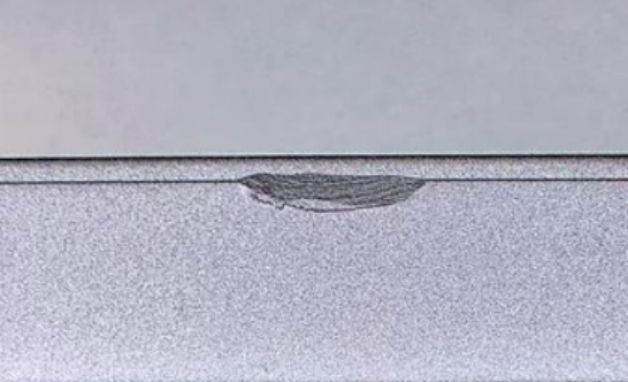
#> input picture Tianchi_metal_defect.png, 628 x 382 px, found by its file name
$ python Kmeans_image_anoamly_detect.py
#> lines starting #> are read from the running program, lines starting #| are printed output that depends on the picture
import numpy as np
import matplotlib.pyplot as plt
import matplotlib.image as mpimg
from matplotlib.colors import ListedColormap
import matplotlib.colors as mcolors
import time

if __name__ == '__main__':
    # Initialize rgb pixel values for each class in kmeans using specific values
    # Generate 10 equidistant colors
    # Define a list of 12 colors
    colors = ["#00008B", "#008B8B", "#FF8C00", "#FF69B4", "#008000", "#0000CD", "#4B0082", "#FF00FF", "#1E90FF",
              "#FFD700", "#FF1493", "#6495ED"]

    # Create the colormap
    selec_bgr = ListedColormap(colors)
    bgr_list = selec_bgr.colors
    # Reading images using matplotlib library
    # image = mpimg.imread('./data/img_sharp.png')
    image = mpimg.imread('./data/Tianchi_metal_defect.png')
#> image is the input picture: shape (382, 628, 3) float32; mean R, G, B 0.701, 0.701, 0.76
    height, width, channel = image.shape
#> height = 382; width = 628; channel = 3
    # show original image
    plt.figure()
    plt.subplot(3, 3, 1)
    plt.axis('off')
    plt.title('Original')
    plt.imshow(image)
    # do kmeans segmentation
    for i, k in enumerate(range(5, 13, 1)):
        # extract bgr features
        features = []
        print(f"正在计算k={k},第{k-4}张聚类图...")
        str_time = time.time()
        try:
            for y in range(height):
                for x in range(width):
                    features.append(image[y, x, :] / 255)
            features = np.array(features)
            # initial segments center using random value in features
            kmeans_centers = features[np.random.choice(len(features), k), :]
            kmeans_centers = np.array(kmeans_centers)
        except:
            pass
        # update
        while True:
            # calculate distance matrix
            def euclidean_dist(X, Y):
                Gx = np.matmul(X, X.T)
                Gy = np.matmul(Y, Y.T)
                diag_Gx = np.reshape(np.diag(Gx), (-1, 1))
                diag_Gy = np.reshape(np.diag(Gy), (-1, 1))
                return diag_Gx + diag_Gy.T - 2 * np.matmul(X, Y.T)

            dist_matrix = []
            for start in range(0, len(features), 1000):
                dist_matrix.append(euclidean_dist(features[start:start + 1000, :], kmeans_centers))
            dist_matrix = np.concatenate(dist_matrix, axis=0)
            # dist_matrix = euclidean_dist(features, kmeans_centers)
            # get seg class for each sample
            segs = np.argmin(dist_matrix, axis=1)
            # update new kmeans center
            new_kmeans_centers = []
            for j in range(k):
                new_kmeans_centers.append(np.mean(features[segs == j, :], axis=0))
            new_kmeans_centers = np.array(new_kmeans_centers)
            # calculate whether converge
            if np.mean(abs(kmeans_centers - new_kmeans_centers)) < 0.1:
                break
            else:
                kmeans_centers = new_kmeans_centers
        # assign
        segs = segs.reshape(height, width)
        seg_result = np.zeros((height, width, channel), dtype=np.uint8)
        for y in range(height):
            for x in range(width):
                seg_result[y, x, :] = mcolors.hex2color(bgr_list[segs[y, x]])
        sto_time = time.time()
        print(f"第{k - 4}次聚类计算的时间消耗为：{round(sto_time - str_time, 3)}s")
        # show kmeans result
        plt.subplot(3, 3, i + 2)
        plt.title('k={}'.format(k))
        plt.axis('off')
        plt.imshow(seg_result)
        plt.savefig('Tianchi_metal_defect_kmeans.jpg')
#> this loop made 8 passes
#> pass 1, `plt.savefig('Tianchi_metal_defect_kmeans.jpg')`:
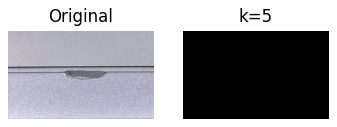
#> figure drawn by matplotlib, 2 panels
#> pass 2, `plt.savefig('Tianchi_metal_defect_kmeans.jpg')`:
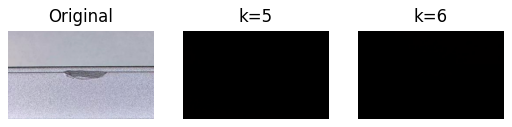
#> figure drawn by matplotlib, 3 panels
#> after the loop:
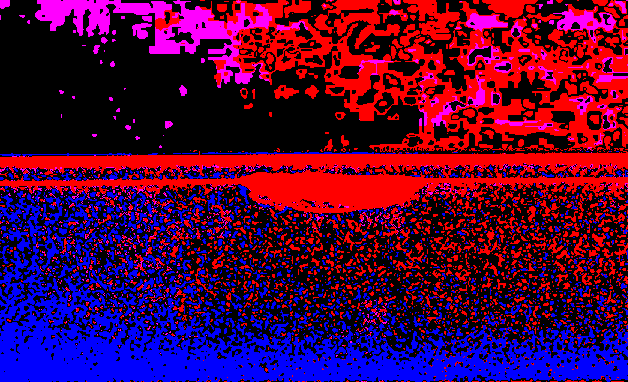
#> seg_result: shape (382, 628, 3); mean R, G, B 0.311, 0, 0.234; drawn with 1 as white
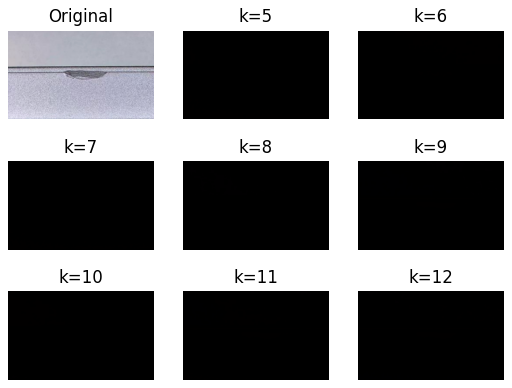
#> figure drawn by matplotlib, 9 panels
